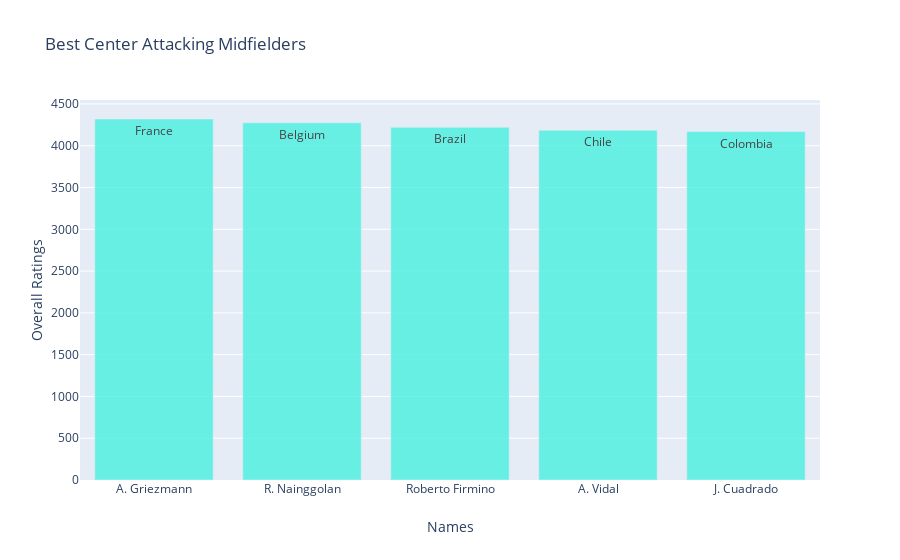

Notebook source saved alongside this figure:
### Code cell
trace_cam=go.Bar(
            x=cam1.Name,
            y=cam1.CAM_Overall,
            name="CAM_Overall",
            marker=dict(color="rgba(72,240,224,0.8)"),
            text=cam1.Nationality)
data_cam=[trace_cam]
layout_cam=dict(title="Best Center Attacking Midfielders"
            ,xaxis=dict(title="Names",ticklen=5,zeroline=False),
            yaxis=dict(title="Overall Ratings",ticklen=5,zeroline=False))
fig_cam=go.Figure(data=data_cam, layout=layout_cam)
iplot(fig_cam)

### Figure 1 — Plotly figure (JSON) as saved in the notebook; plotly's stock layout.template omitted (floating-point values rounded to 4 significant figures)
{"data": [{"marker": {"color": "rgba(72,240,224,0.8)"}, "name": "CAM_Overall", "text": ["France", "Belgium", "Brazil", "Chile", "Colombia"], "type": "bar", "x": ["A. Griezmann", "R. Nainggolan", "Roberto Firmino", "A. Vidal", "J. Cuadrado"], "y": [4320, 4274, 4221, 4185, 4169]}], "layout": {"title": {"text": "Best Center Attacking Midfielders"}, "xaxis": {"ticklen": 5, "title": {"text": "Names"}, "zeroline": false}, "yaxis": {"ticklen": 5, "title": {"text": "Overall Ratings"}, "zeroline": false}}}
